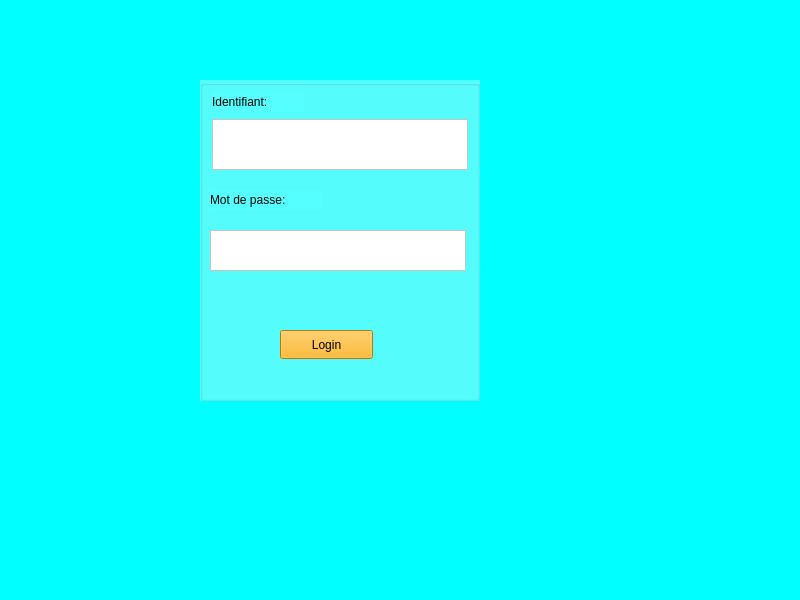
<?xml version="1.0" encoding="UTF-8"?>
<ui version="4.0">
 <class>LoginWindow</class>
 <widget class="QMainWindow" name="LoginWindow">
  <property name="geometry">
   <rect>
    <x>0</x>
    <y>0</y>
    <width>800</width>
    <height>600</height>
   </rect>
  </property>
  <property name="windowTitle">
   <string>Login</string>
  </property>
  <property name="styleSheet">
   <string notr="true">background-color: rgb(0, 255, 255);</string>
  </property>
  <widget class="QWidget" name="centralwidget">
   <widget class="QGroupBox" name="groupBox">
    <property name="geometry">
     <rect>
      <x>200</x>
      <y>80</y>
      <width>280</width>
      <height>321</height>
     </rect>
    </property>
    <property name="styleSheet">
     <string notr="true">background-color: rgb(85, 255, 255);</string>
    </property>
    <property name="title">
     <string/>
    </property>
    <widget class="QTextEdit" name="usernameText">
     <property name="geometry">
      <rect>
       <x>12</x>
       <y>39</y>
       <width>256</width>
       <height>51</height>
      </rect>
     </property>
     <property name="styleSheet">
      <string notr="true">background-color: rgb(255, 255, 255);</string>
     </property>
    </widget>
    <widget class="QTextEdit" name="passwordText">
     <property name="geometry">
      <rect>
       <x>10</x>
       <y>150</y>
       <width>256</width>
       <height>41</height>
      </rect>
     </property>
     <property name="styleSheet">
      <string notr="true">background-color: rgb(255, 255, 255);</string>
     </property>
    </widget>
    <widget class="QPushButton" name="loginButton">
     <property name="geometry">
      <rect>
       <x>80</x>
       <y>250</y>
       <width>93</width>
       <height>29</height>
      </rect>
     </property>
     <property name="styleSheet">
      <string notr="true">background-color: rgb(255, 170, 0);</string>
     </property>
     <property name="text">
      <string>Login</string>
     </property>
    </widget>
    <widget class="QLabel" name="label">
     <property name="geometry">
      <rect>
       <x>10</x>
       <y>110</y>
       <width>111</width>
       <height>20</height>
      </rect>
     </property>
     <property name="styleSheet">
      <string notr="true">font: 11pt &quot;Segoe UI&quot;;</string>
     </property>
     <property name="text">
      <string>Mot de passe:</string>
     </property>
    </widget>
    <widget class="QLabel" name="label_2">
     <property name="geometry">
      <rect>
       <x>12</x>
       <y>12</y>
       <width>91</width>
       <height>20</height>
      </rect>
     </property>
     <property name="styleSheet">
      <string notr="true">font: 700 12pt &quot;Segoe UI&quot;;
font: 11pt &quot;Segoe UI&quot;;</string>
     </property>
     <property name="text">
      <string>Identifiant:</string>
     </property>
    </widget>
   </widget>
  </widget>
  <widget class="QMenuBar" name="menubar">
   <property name="geometry">
    <rect>
     <x>0</x>
     <y>0</y>
     <width>800</width>
     <height>26</height>
    </rect>
   </property>
  </widget>
  <widget class="QStatusBar" name="statusbar"/>
 </widget>
 <resources/>
 <connections/>
</ui>
